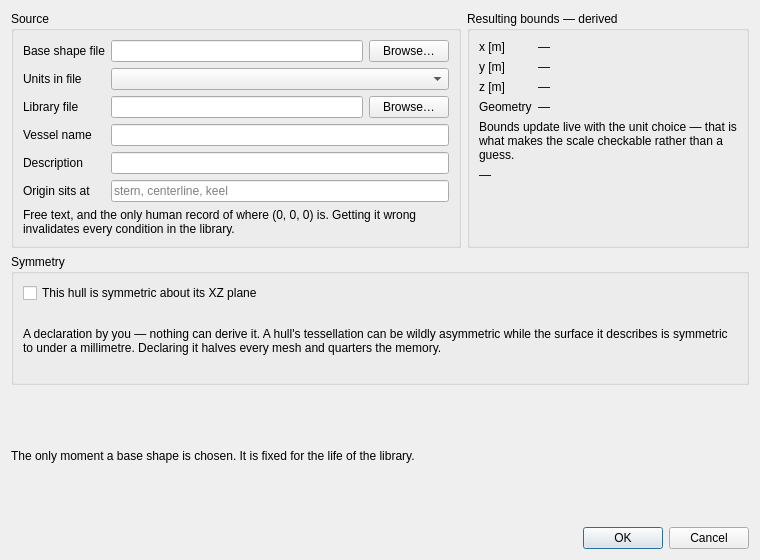
<?xml version="1.0" encoding="UTF-8"?>
<ui version="4.0">
 <class>DlgNewLibrary</class>
 <widget class="QDialog" name="DlgNewLibrary">
  <property name="geometry">
   <rect>
    <x>0</x>
    <y>0</y>
    <width>760</width>
    <height>560</height>
   </rect>
  </property>
  <property name="windowTitle">
   <string>New library — import base shape</string>
  </property>
  <layout class="QVBoxLayout" name="root">
   <item>
    <layout class="QHBoxLayout" name="layoutColumns">
     <item>
      <widget class="QGroupBox" name="groupSource">
       <property name="title">
        <string>Source</string>
       </property>
       <layout class="QFormLayout" name="formSource">
        <item row="0" column="0">
         <widget class="QLabel" name="lblMeshFileCaption">
          <property name="text">
           <string>Base shape file</string>
          </property>
         </widget>
        </item>
        <item row="0" column="1">
         <layout class="QHBoxLayout" name="layoutMeshFile">
          <item>
           <widget class="QLineEdit" name="editMeshFile"/>
          </item>
          <item>
           <widget class="QPushButton" name="btnBrowseMesh">
            <property name="text">
             <string>Browse…</string>
            </property>
           </widget>
          </item>
         </layout>
        </item>
        <item row="1" column="0">
         <widget class="QLabel" name="lblUnitsCaption">
          <property name="text">
           <string>Units in file</string>
          </property>
         </widget>
        </item>
        <item row="1" column="1">
         <widget class="QComboBox" name="comboUnits"/>
        </item>
        <item row="2" column="0">
         <widget class="QLabel" name="lblLibraryFileCaption">
          <property name="text">
           <string>Library file</string>
          </property>
         </widget>
        </item>
        <item row="2" column="1">
         <layout class="QHBoxLayout" name="layoutLibraryFile">
          <item>
           <widget class="QLineEdit" name="editLibraryFile"/>
          </item>
          <item>
           <widget class="QPushButton" name="btnBrowseLibrary">
            <property name="text">
             <string>Browse…</string>
            </property>
           </widget>
          </item>
         </layout>
        </item>
        <item row="3" column="0">
         <widget class="QLabel" name="lblVesselNameCaption">
          <property name="text">
           <string>Vessel name</string>
          </property>
         </widget>
        </item>
        <item row="3" column="1">
         <widget class="QLineEdit" name="editVesselName"/>
        </item>
        <item row="4" column="0">
         <widget class="QLabel" name="lblDescriptionCaption">
          <property name="text">
           <string>Description</string>
          </property>
         </widget>
        </item>
        <item row="4" column="1">
         <widget class="QLineEdit" name="editDescription"/>
        </item>
        <item row="5" column="0">
         <widget class="QLabel" name="lblOriginCaption">
          <property name="text">
           <string>Origin sits at</string>
          </property>
         </widget>
        </item>
        <item row="5" column="1">
         <widget class="QLineEdit" name="editOrigin">
          <property name="placeholderText">
           <string>stern, centerline, keel</string>
          </property>
         </widget>
        </item>
        <item row="6" column="0" colspan="2">
         <widget class="QLabel" name="lblOriginHint">
          <property name="text">
           <string>Free text, and the only human record of where (0, 0, 0) is. Getting it wrong invalidates every condition in the library.</string>
          </property>
          <property name="wordWrap">
           <bool>true</bool>
          </property>
         </widget>
        </item>
       </layout>
      </widget>
     </item>
     <item>
      <widget class="QGroupBox" name="groupBounds">
       <property name="title">
        <string>Resulting bounds — derived</string>
       </property>
       <layout class="QFormLayout" name="formBounds">
        <item row="0" column="0">
         <widget class="QLabel" name="lblBoundsXCaption">
          <property name="text">
           <string>x [m]</string>
          </property>
         </widget>
        </item>
        <item row="0" column="1">
         <widget class="QLabel" name="lblBoundsX">
          <property name="text">
           <string>—</string>
          </property>
          <property name="textFormat">
           <enum>Qt::RichText</enum>
          </property>
         </widget>
        </item>
        <item row="1" column="0">
         <widget class="QLabel" name="lblBoundsYCaption">
          <property name="text">
           <string>y [m]</string>
          </property>
         </widget>
        </item>
        <item row="1" column="1">
         <widget class="QLabel" name="lblBoundsY">
          <property name="text">
           <string>—</string>
          </property>
          <property name="textFormat">
           <enum>Qt::RichText</enum>
          </property>
         </widget>
        </item>
        <item row="2" column="0">
         <widget class="QLabel" name="lblBoundsZCaption">
          <property name="text">
           <string>z [m]</string>
          </property>
         </widget>
        </item>
        <item row="2" column="1">
         <widget class="QLabel" name="lblBoundsZ">
          <property name="text">
           <string>—</string>
          </property>
          <property name="textFormat">
           <enum>Qt::RichText</enum>
          </property>
         </widget>
        </item>
        <item row="3" column="0">
         <widget class="QLabel" name="lblCountsCaption">
          <property name="text">
           <string>Geometry</string>
          </property>
         </widget>
        </item>
        <item row="3" column="1">
         <widget class="QLabel" name="lblCounts">
          <property name="text">
           <string>—</string>
          </property>
          <property name="textFormat">
           <enum>Qt::RichText</enum>
          </property>
         </widget>
        </item>
        <item row="4" column="0" colspan="2">
         <widget class="QLabel" name="lblBoundsHint">
          <property name="text">
           <string>Bounds update live with the unit choice — that is what makes the scale checkable rather than a guess.</string>
          </property>
          <property name="wordWrap">
           <bool>true</bool>
          </property>
         </widget>
        </item>
        <item row="5" column="0" colspan="2">
         <widget class="QLabel" name="lblChecks">
          <property name="text">
           <string>—</string>
          </property>
          <property name="wordWrap">
           <bool>true</bool>
          </property>
          <property name="textFormat">
           <enum>Qt::RichText</enum>
          </property>
         </widget>
        </item>
       </layout>
      </widget>
     </item>
    </layout>
   </item>
   <item>
    <widget class="QGroupBox" name="groupSymmetry">
     <property name="title">
      <string>Symmetry</string>
     </property>
     <layout class="QVBoxLayout" name="layoutSymmetry">
      <item>
       <widget class="QCheckBox" name="chkSymmetric">
        <property name="text">
         <string>This hull is symmetric about its XZ plane</string>
        </property>
       </widget>
      </item>
      <item>
       <widget class="QLabel" name="lblSymmetryHint">
        <property name="text">
         <string>A declaration by you — nothing can derive it. A hull's tessellation can be wildly asymmetric while the surface it describes is symmetric to under a millimetre. Declaring it halves every mesh and quarters the memory.</string>
        </property>
        <property name="wordWrap">
         <bool>true</bool>
        </property>
       </widget>
      </item>
     </layout>
    </widget>
   </item>
   <item>
    <widget class="QLabel" name="lblFooterHint">
     <property name="text">
      <string>The only moment a base shape is chosen. It is fixed for the life of the library.</string>
     </property>
     <property name="wordWrap">
      <bool>true</bool>
     </property>
    </widget>
   </item>
   <item>
    <widget class="QDialogButtonBox" name="buttonBox">
     <property name="orientation">
      <enum>Qt::Horizontal</enum>
     </property>
     <property name="standardButtons">
      <set>QDialogButtonBox::Cancel|QDialogButtonBox::Ok</set>
     </property>
    </widget>
   </item>
  </layout>
 </widget>
 <resources/>
 <connections/>
</ui>
